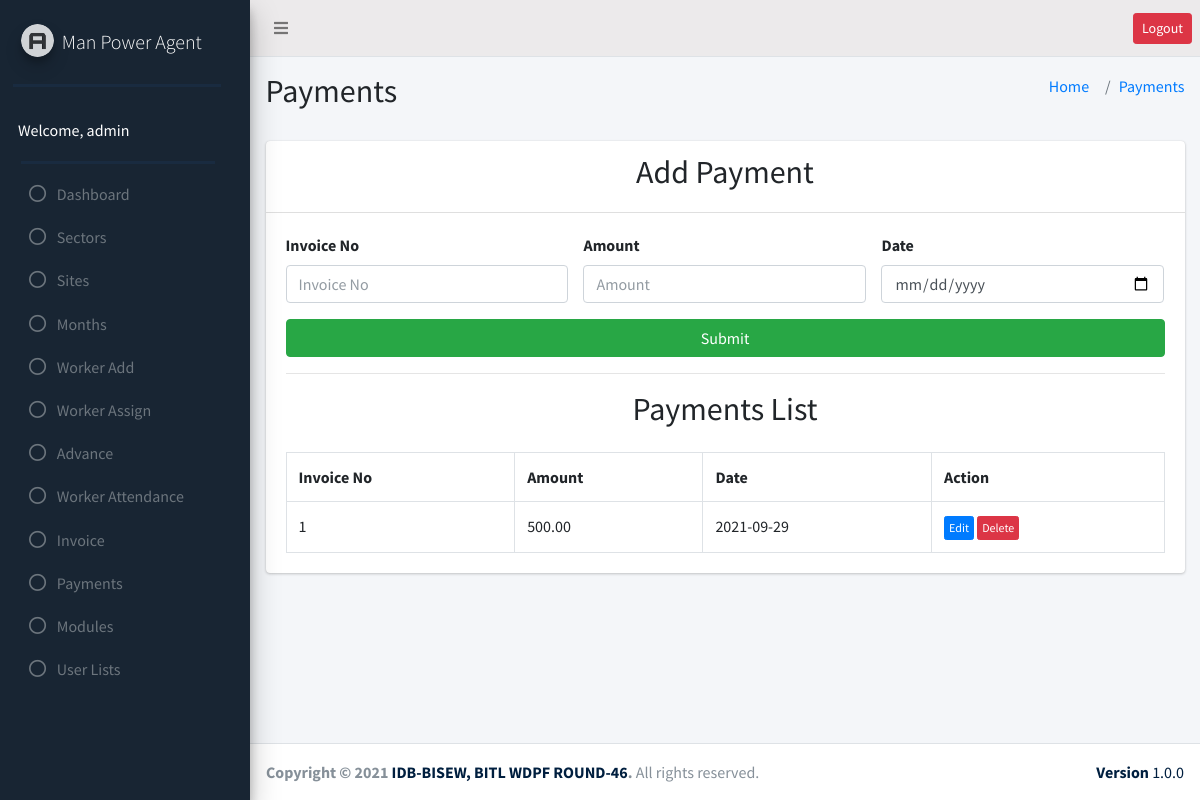
/payments/payments.php (signed in), run on the app's committed database.
### tables this page shows
CREATE TABLE `user_role` (
  `id` int(11) NOT NULL,
  `adminID` int(11) NOT NULL,
  `sites_edit` int(50) DEFAULT NULL,
  `sites_delete` int(50) DEFAULT NULL,
  `sectors_edit` int(50) DEFAULT NULL,
  `sectors_delete` int(50) DEFAULT NULL,
  `add_worker_edit` int(50) DEFAULT NULL,
  `add_worker_delete` int(50) DEFAULT NULL,
  `worker_assign_edit` int(50) DEFAULT NULL,
  `worker_assign_delete` int(50) DEFAULT NULL,
  `advance_edit` int(50) DEFAULT NULL,
  `advance_delete` int(50) DEFAULT NULL,
  `payments_edit` int(50) DEFAULT NULL,
  `payments_delete` int(50) DEFAULT NULL,
  `month_edit` int(50) DEFAULT NULL,
  `month_delete` int(50) DEFAULT NULL,
  `modules_edit` int(50) DEFAULT NULL,
  `modules_delete` int(50) DEFAULT NULL,
  `user_lists_edit` int(50) DEFAULT NULL,
  `user_lists_delete` int(50) DEFAULT NULL,
  `worker_attendance_edit` int(11) NOT NULL,
  `worker_attendance_delete` int(11) NOT NULL,
  `invoice_edit` int(11) NOT NULL,
  `invoice_delete` int(11) NOT NULL
);

CREATE TABLE `payments` (
  `id` int(11) NOT NULL,
  `invoiceID` int(11) NOT NULL,
  `amount` decimal(10,2) NOT NULL,
  `date` date NOT NULL
);

### payments/payments.php (the view, shortened to what this page needs)
<?php
require_once("../header.php");
require_once("../sidebar.php");
require_once("../db_config.php");
$db=$conn->query("SELECT * FROM `payments`");
    $conn->query("INSERT INTO `payments` (`invoiceID`, `amount`, `date`) VALUES ('$invoiceID', '$amount', '$date')"); ?>
<section class="content-header">
  <div class="container-fluid">
    <div class="row mb-2">
      <div class="col-sm-6">
        <h2> Payments</h2>
      </div>
      <div class="col-sm-6">
        <ol class="breadcrumb float-sm-right">
          <li class="breadcrumb-item"><a href="">Home</a></li>
          <li class="breadcrumb-item"><a href="">Payments</a></li>
        </ol>
      </div>
    </div>
  </div>
</section>
<section class="content">
  <div class="container-fluid">
    <div class="row">
      <div class="col-md-12">
        <div class="card">
          <div class="card-header text-center ">
            <div class="row">
              <div class="col-md-12">
                <h2>Add Payment</h2>
              </div>
            </div>
          </div>
          <div class="card-body">
            <form action="" method="post">
              <div class="row">
                <div class="col-4">
                  <div class="form-group">
                    <label for="invoiceID">Invoice No</label>
                    <input type="text" name="invoiceID" class="form-control" placeholder="Invoice No">
                  </div>
                </div>
                <div class="col-4">
                  <div class="form-group">
                    <label for="amount">Amount</label>
                    <input type="text" name="amount" class="form-control" placeholder="Amount">
                  </div>
                </div>
                <div class="col-4">
                  <div class="form-group">
                    <label for="date">Date</label>
                    <input type="date" class="form-control" name="date" id="date">
                  </div>
                </div>
              </div>
              <input type="submit" class="btn btn-block btn-success" value="Submit">
            </form>
            <hr>
            <h2 class="text-center mb-4"> Payments List</h2>
            <table class="table table-bordered">
              <tr>
                <th>Invoice No</th>
                <th>Amount</th>
                <th>Date</th>
                <th>Action</th>
              </tr>
              <tr>
                <?php
            while ($i=$db->fetch_assoc()) {?>
                <td><?php echo $i['invoiceID'] ?>
                </td>
                <td><?php echo $i['amount'] ?>
                </td>
                <td><?php echo $i['date'] ?>
                </td>
                <td>
                  <a href="update_payments.php?id=<?php echo $i['id'] ?>"
                    class="btn btn-xs btn-primary">Edit</a>
                  <a href="delete_payments.php?id=<?php echo $i['id'] ?>"
                    class="btn btn-xs btn-danger">Delete</a>
                </td>
              </tr>
              <?php } ?>
            </table>
          </div>
        </div>
      </div>
    </div>
  </div>
  </div>
<?php require("../footer.php");

### sidebar.php (shortened to what this page needs)
 <?php
    $serverName = 'http://'.$_SERVER['SERVER_NAME'].'/man_power_agent';
    require_once("db_config.php");
?>
 <aside class="main-sidebar bg-success pt-14  elevation-4">
   <a href="" class="brand-link">
     <img src="<?= $serverName; ?>/assets/images/AdminLTELogo.png"
       alt="AdminLTE Logo" class="brand-image img-circle elevation-3" style="opacity: .8">
     <span class="brand-text font-weight-light">Man Power Agent</span>
   </a>
   <div class="bb-2"></div>
   <div class="sidebar">
     <div class="user-panel mt-3  d-flex">
       <div class="info text-white">
         Welcome, <?= $_SESSION['name']; ?>
       </div>
     </div>
     <div class="bb-2"></div>
     <nav class="mt-2">
       <ul class="nav nav-pills nav-sidebar flex-column" data-widget="treeview" role="menu" data-accordion="false">
       <li class="nav-item">
           <a href="http://localhost/man_power_agent/dashboard.php" class="nav-link">
             <i class="far fa-circle nav-icon"></i>
             <p>Dashboard</p>
           </a>
         </li>
         <?php
         $result = $conn->query("SELECT * FROM `admin`");
           while ($row = $result->fetch_assoc()) {
               if ($_SESSION['name'] == $row['name']) {
                   $id = $_SESSION['id'];
                   if ($row['status'] =='active') {
                       $userRoleTable= $conn->query("SELECT * FROM `user_role` JOIN admin ON admin.id= user_role.adminID WHERE `adminID`= $id");
                       while ($roleRow = $userRoleTable->fetch_assoc()) {
                           ?>
        <?php
           if ($roleRow['sectors_edit'] == '1'  || $roleRow['sectors_delete'] == '1') {
               ?>
         <li class="nav-item">
           <a href="http://localhost/man_power_agent/sectors/sectors.php" class="nav-link">
             <i class="far fa-circle nav-icon"></i>
             <p>Sectors</p>
           </a>
         </li>
         <?php
           }
           if ($roleRow['sites_edit'] == '1'  || $roleRow['sites_delete'] == '1') {
               ?>
         <li class="nav-item">
           <a href="http://localhost/man_power_agent/sites/sites.php" class="nav-link">
             <i class="far fa-circle nav-icon"></i>
             <p>Sites</p>
           </a>
         </li>
         <?php
           }
           if ($roleRow['month_edit'] == '1'  || $roleRow['month_delete'] == '1') { ?>
         <li class="nav-item">
           <a href="http://localhost/man_power_agent/month/month.php" class="nav-link">
             <i class="far fa-circle nav-icon"></i>
             <p>Months</p>
           </a>
         </li>
         <?php } ?>
        <?php  if ($roleRow['add_worker_edit'] == '1'  || $roleRow['add_worker_delete'] == '1') { ?>
         <li class="nav-item">
           <a href="http://localhost/man_power_agent/add_worker/add_worker.php" class="nav-link">
             <i class="far fa-circle nav-icon"></i>
             <p>Worker Add</p>
           </a>
         </li>
         <?php } ?>
         <?php  if ($roleRow['worker_assign_edit'] == '1'  || $roleRow['worker_assign_delete'] == '1') { ?>
         <li class="nav-item">
           <a href="http://localhost/man_power_agent/worker_assign/worker_assign.php" class="nav-link">
             <i class="far fa-circle nav-icon"></i>
             <p>Worker Assign</p>
           </a>
         </li>
         <?php  } ?>
         <?php  if ($roleRow['advance_edit'] == '1'  || $roleRow['advance_delete'] == '1') { ?>
         <li class="nav-item">
           <a href="http://localhost/man_power_agent/advance/advance.php" class="nav-link">
             <i class="far fa-circle nav-icon"></i>
             <p>Advance</p>
           </a>
         </li>
         <?php } ?>
         <?php  if ($roleRow['worker_attendance_edit'] == '1'  || $roleRow['worker_attendance_delete'] == '1') { ?>
         <li class="nav-item">
           <a href="http://localhost/man_power_agent/worker_attendance/worker_attendance.php" class="nav-link">
             <i class="far fa-circle nav-icon"></i>
             <p>Worker Attendance</p>
           </a>
         </li>
         <?php } ?>
         <?php  if ($roleRow['invoice_edit'] == '1'  || $roleRow['invoice_delete'] == '1') { ?>
         <li class="nav-item">
           <a href="http://localhost/man_power_agent/invoice/invoice.php" class="nav-link">
             <i class="far fa-circle nav-icon"></i>
             <p>Invoice</p>
           </a>
         </li>
         <?php } ?>
         <?php  if ($roleRow['payments_edit'] == '1'  || $roleRow['payments_delete'] == '1') { ?>
          <li class="nav-item">
           <a href="http://localhost/man_power_agent/payments/payments.php" class="nav-link">
             <i class="far fa-circle nav-icon"></i>
             <p>Payments</p>
           </a>
         </li>
         <?php } ?>
         <?php  if ($roleRow['modules_edit'] == '1'  || $roleRow['modules_delete'] == '1') { ?>
         <li class="nav-item">
           <a href="http://localhost/man_power_agent/modules/modules.php" class="nav-link">
             <i class="far fa-circle nav-icon"></i>
             <p>Modules</p>
           </a>
         </li>
         <?php } ?>
         <?php  if ($roleRow['user_lists_edit'] == '1'  || $roleRow['user_lists_delete'] == '1') { ?>
          <li class="nav-item">
           <a href="http://localhost/man_power_agent/user_lists/user_lists.php" class="nav-link">
             <i class="far fa-circle nav-icon"></i>
             <p>User Lists</p>
           </a>
         </li>
         <?php  } ?>
         <?php
                       }
                   }
                   else {
                       header("location: inactive_user.php");
                   }
               }
           }
         ?>
       </ul>
     </nav>
   </div>
 </aside>

### data on the page
user_role: sectors_edit 1 (drawn), sites_edit 0 (drawn), month_edit 1 (drawn), add_worker_edit 1 (drawn), worker_assign_edit 1 (drawn), advance_edit 1 (drawn), worker_attendance_edit 1 (drawn), invoice_edit 1 (drawn), payments_edit 1 (drawn), modules_edit 1 (drawn), user_lists_edit 1 (drawn)
payments: invoiceID "1", amount "500.00", date "2021-09-29"

### other printed values
$_SESSION['name'] "admin"
